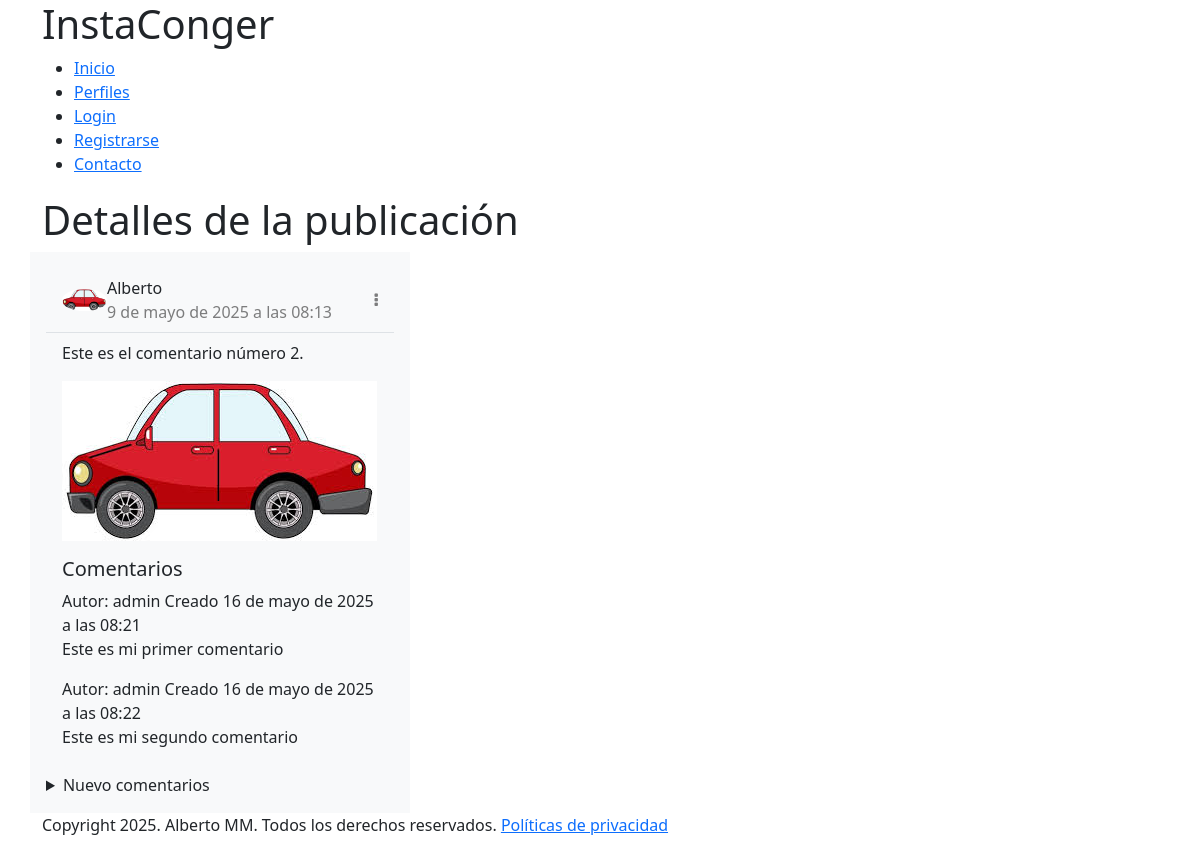
The app's page /post/2/ with its own data.
### posts/models.py (models this page shows, shortened)
class Post(models.Model):
    user = models.ForeignKey(User, on_delete=models.CASCADE, related_name='posts', verbose_name="Usuario")
    image = models.ImageField(upload_to="posts_images/", verbose_name="Imagen")
    caption = models.TextField(blank=True, verbose_name="Descripción")
    created_at = models.DateTimeField(auto_now_add=True, verbose_name="Fecha de creación")
    likes = models.ManyToManyField(User, related_name='liked_posts', blank=True,verbose_name="Nº de likes")
    class Meta:
        verbose_name = "Post"
        verbose_name_plural = "Posts"

class Comment(models.Model):
    post= models.ForeignKey(Post, on_delete=models.CASCADE, related_name='comments')
    user = models.ForeignKey(User, on_delete=models.CASCADE, related_name='comments')
    text= models.TextField("Contenido del comentario", max_length=255)
    created_at = models.DateTimeField(auto_now_add=True, verbose_name="Fecha de creación")
    class Meta:
        verbose_name = "Comentario"
        verbose_name_plural = "Comentarios"

### posts/views.py (the view, shortened to what this page needs)
# urls.py: path("post/<pk>/", PostDetailView.as_view(), name="post_detail"),
class PostDetailView(DetailView, CreateView):
    model=Post
    template_name="posts/post_detail.html"
    context_object_name = "post"
    form_class = CommentCreateForm

### instagram/templates/posts/post_detail.html (shortened to what this page needs)
{% extends "general/layout.html" %}
{% load crispy_forms_tags %}
{% block page_content %}
<div class="container">
    <h1>Detalles de la publicación</h1>
    <div class="row">
        <article class="col-md-4 bg-light p-3">
            <div>
                <div class="d-flex flex-row justify-content-between align-items-center p-2 border-bottom">
                    <div class="d-flex flex-row align-items-center feed-text px-2">
                        <img class="rounded-circle" src="{{post.image.url}}" width="45">
                        <div class="d-flex flex-column flex-wrap ml-2">
                            <span class="font-weight-bold">{{post.user.first_name}}</span>
                            <span class="text-black-50 time">{{post.created_at}}</span>
                        </div>
                    </div>
                    <div class="feed-icon px-2">
                        <i class="fa fa-ellipsis-v text-black-50"></i>
                    </div>
                </div>
            </div>
            <div class="p-2 px-3">
                <span>{{post.caption}}.</span>
            </div>
            <div class="feed-image p-2 px-3">
                <img class="img-fluid img-responsive" src="{{post.image.url}}">
            </div>
            <section class="comments p-2 px-3">
                <h5>Comentarios</h5>
                {% if post.comments.all.count %}
                    {% for comment in post.comments.all%}
                        <article>
                            <header>
                                Autor: {{comment.user}} Creado {{comment.created_at}}
                            </header>
                            <div>
                                <p>{{comment.text}}</p>
                            </div>
                        </article>
                    {% endfor%}
                {% else %}
                    <p>Todavia no hay comentarios</p>
                {% endif %}
            </section>
            <div>
                <details>
                    <summary>
                        Nuevo comentarios
                    </summary>
                </details>
            </div>
        </article>
    </div>
</div>
{% endblock %}

### records on screen
Post: image (picture), user.first_name "Alberto", created_at "9 de mayo de 2025 a las 08:13", caption "Este es el comentario número 2"
Comment: user "admin", created_at "16 de mayo de 2025 a las 08:21", text "Este es mi primer comentario"
Comment: user "admin", created_at "16 de mayo de 2025 a las 08:22", text "Este es mi segundo comentario"
